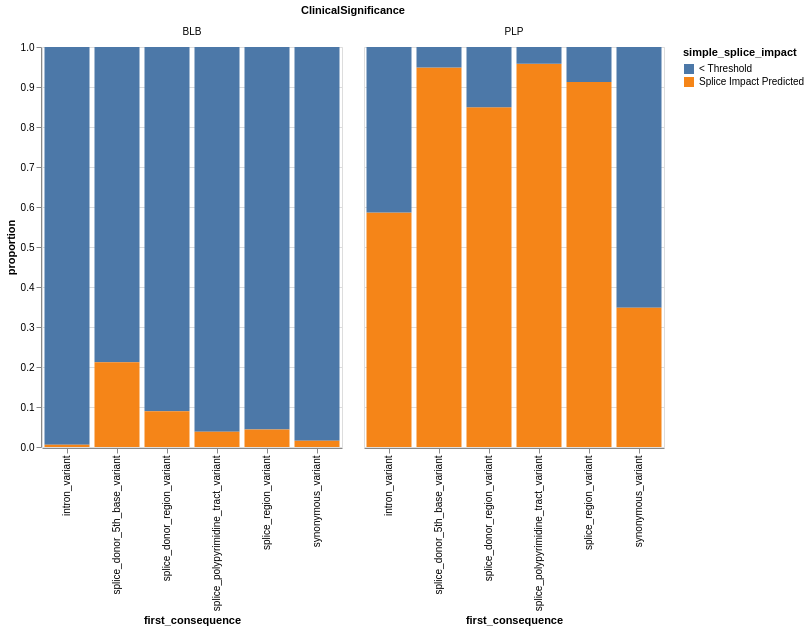
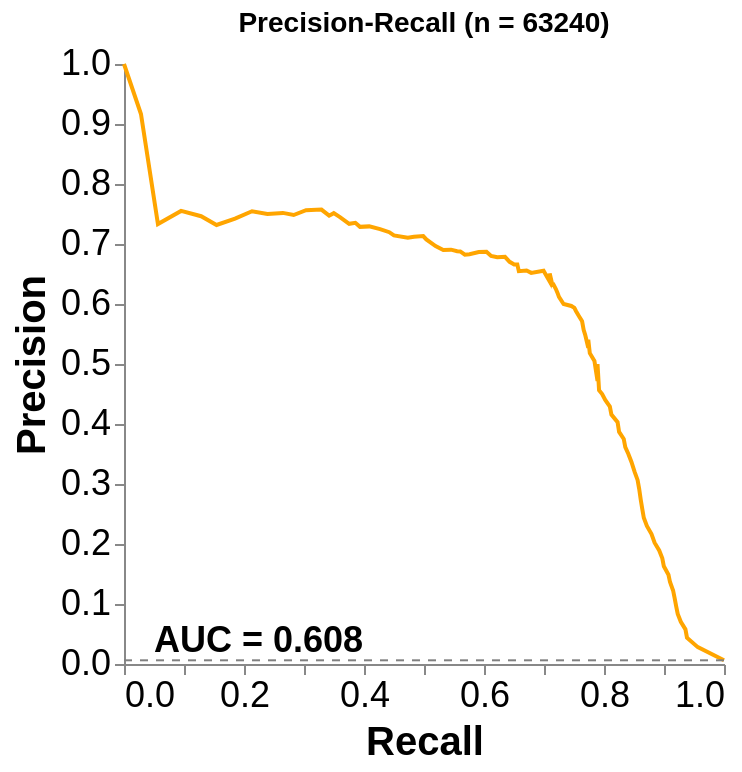
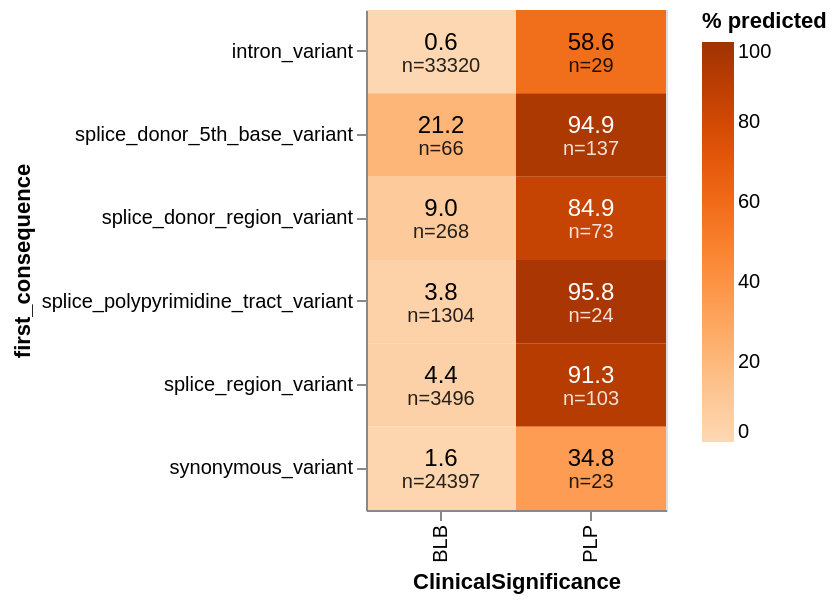
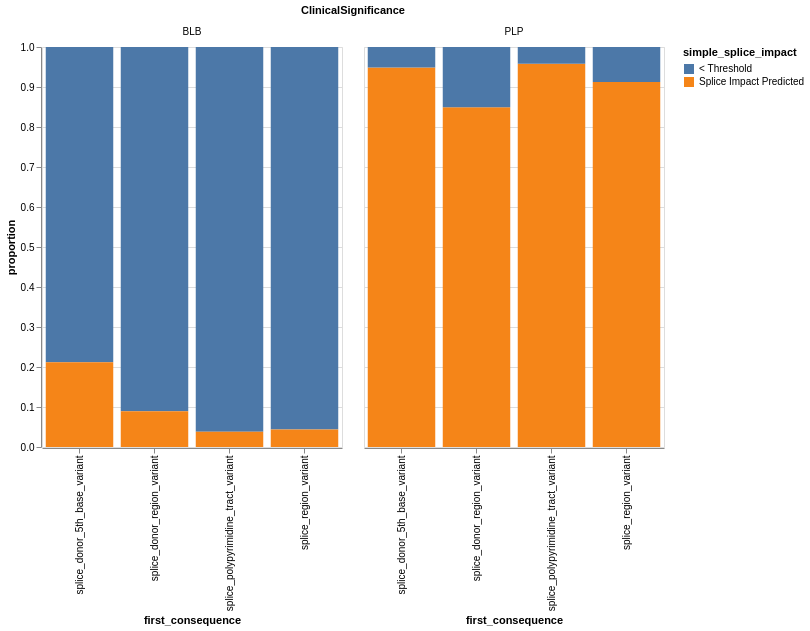

Notebook source saved alongside these figures, in order:
### Code cell
for key in to_filter.keys():

    filtered_df = final_df[final_df['first_consequence'].isin(to_filter[key])]
    
    #df_for_analysis = dfs_for_analysis[key]
    #final_df = pd.merge(for_vcf, df_for_analysis, on=['pos_id', 'pos', 'GeneSymbol'], how='inner')[['Name', 'GeneSymbol', 'chrom', 'ClinicalSignificance', 'ReviewStatus', 'pos', 'ref', 'alt', 'hgvs_c', 'aa_change', 'pos_id', 'Consequence','first_consequence','intronic_dist', 'maxSpliceAI', 'splice_impact', 'simple_splice_impact', 'YearLastEvaluated']]

    filtered_df = filtered_df[~((filtered_df['intronic_dist'].isin(['1', '2'])))] #Removes canonical splice variants that may have been misannotated by filtering on distance to coding sequence

    
    if intron_subset:
        filtered_df.loc[(filtered_df['first_consequence'] == 'intron_variant') & (filtered_df['intronic_dist'] >=  50), 'first_consequence'] = 'deep_intron'
        filtered_df.loc[(filtered_df['first_consequence'] == 'intron_variant') & (filtered_df['intronic_dist'] < 50), 'first_consequence'] = 'near_intron'
    
    
    print(f'-----{key}-----')
    
    bar_plot, proportion_df = consequence_bars(filtered_df, key)
    pr_curve = make_pr_curve(filtered_df)
    proportion_map = heatmap(proportion_df)

    if save_plots:
        to_save={'ProportionBars': bar_plot,
                 'PrecisionRecall': pr_curve,
                 'Heatmap': proportion_map
                }

        for item in to_save.keys():
            save_string=f'/net/bbi/vol1/home/ivanw314/work/20260428_SpliceAI_ClinVar_benchmark_supporting_files/figs/{figure_date_of_record}_{key}_{item}_AllClinVar_IntronsSubsetted.png'

            to_save[item].save(save_string)

### Figure 1 — Vega-Lite specification as saved in the notebook (floating-point values rounded to 4 significant figures)
{"config": {"view": {"continuousWidth": 300, "continuousHeight": 300}}, "data": {"name": "data-4ef821a990f1288147557a9fe426f24e"}, "facet": {"field": "ClinicalSignificance", "type": "nominal"}, "spec": {"mark": {"type": "bar"}, "encoding": {"color": {"field": "simple_splice_impact", "type": "nominal"}, "x": {"field": "first_consequence", "type": "nominal"}, "y": {"field": "proportion", "type": "quantitative"}}, "height": 400, "width": 300}, "$schema": "https://vega.github.io/schema/vega-lite/v5.20.1.json", "datasets": {"data-4ef821a990f1288147557a9fe426f24e": [{"first_consequence": "intron_variant", "ClinicalSignificance": "BLB", "simple_splice_impact": "< Threshold", "count": 33134, "proportion": 0.9944, "total_count": 33320}, {"first_consequence": "intron_variant", "ClinicalSignificance": "BLB", "simple_splice_impact": "Splice Impact Predicted", "count": 186, "proportion": 0.005582, "total_count": 33320}, {"first_consequence": "intron_variant", "ClinicalSignificance": "PLP", "simple_splice_impact": "Splice Impact Predicted", "count": 17, "proportion": 0.5862, "total_count": 29}, {"first_consequence": "intron_variant", "ClinicalSignificance": "PLP", "simple_splice_impact": "< Threshold", "count": 12, "proportion": 0.4138, "total_count": 29}, {"first_consequence": "splice_donor_5th_base_variant", "ClinicalSignificance": "BLB", "simple_splice_impact": "< Threshold", "count": 52, "proportion": 0.7879, "total_count": 66}, {"first_consequence": "splice_donor_5th_base_variant", "ClinicalSignificance": "BLB", "simple_splice_impact": "Splice Impact Predicted", "count": 14, "proportion": 0.2121, "total_count": 66}, {"first_consequence": "splice_donor_5th_base_variant", "ClinicalSignificance": "PLP", "simple_splice_impact": "Splice Impact Predicted", "count": 130, "proportion": 0.9489, "total_count": 137}, {"first_consequence": "splice_donor_5th_base_variant", "ClinicalSignificance": "PLP", "simple_splice_impact": "< Threshold", "count": 7, "proportion": 0.05109, "total_count": 137}, {"first_consequence": "splice_donor_region_variant", "ClinicalSignificance": "BLB", "simple_splice_impact": "< Threshold", "count": 244, "proportion": 0.9104, "total_count": 268}, {"first_consequence": "splice_donor_region_variant", "ClinicalSignificance": "BLB", "simple_splice_impact": "Splice Impact Predicted", "count": 24, "proportion": 0.08955, "total_count": 268}, {"first_consequence": "splice_donor_region_variant", "ClinicalSignificance": "PLP", "simple_splice_impact": "Splice Impact Predicted", "count": 62, "proportion": 0.8493, "total_count": 73}, {"first_consequence": "splice_donor_region_variant", "ClinicalSignificance": "PLP", "simple_splice_impact": "< Threshold", "count": 11, "proportion": 0.1507, "total_count": 73}, {"first_consequence": "splice_polypyrimidine_tract_variant", "ClinicalSignificance": "BLB", "simple_splice_impact": "< Threshold", "count": 1254, "proportion": 0.9617, "total_count": 1304}, {"first_consequence": "splice_polypyrimidine_tract_variant", "ClinicalSignificance": "BLB", "simple_splice_impact": "Splice Impact Predicted", "count": 50, "proportion": 0.03834, "total_count": 1304}, {"first_consequence": "splice_polypyrimidine_tract_variant", "ClinicalSignificance": "PLP", "simple_splice_impact": "Splice Impact Predicted", "count": 23, "proportion": 0.9583, "total_count": 24}, {"first_consequence": "splice_polypyrimidine_tract_variant", "ClinicalSignificance": "PLP", "simple_splice_impact": "< Threshold", "count": 1, "proportion": 0.04167, "total_count": 24}, {"first_consequence": "splice_region_variant", "ClinicalSignificance": "BLB", "simple_splice_impact": "< Threshold", "count": 3342, "proportion": 0.9559, "total_count": 3496}, {"first_consequence": "splice_region_variant", "ClinicalSignificance": "BLB", "simple_splice_impact": "Splice Impact Predicted", "count": 154, "proportion": 0.04405, "total_count": 3496}, {"first_consequence": "splice_region_variant", "ClinicalSignificance": "PLP", "simple_splice_impact": "Splice Impact Predicted", "count": 94, "proportion": 0.9126, "total_count": 103}, {"first_consequence": "splice_region_variant", "ClinicalSignificance": "PLP", "simple_splice_impact": "< Threshold", "count": 9, "proportion": 0.08738, "total_count": 103}, {"first_consequence": "synonymous_variant", "ClinicalSignificance": "BLB", "simple_splice_impact": "< Threshold", "count": 24015, "proportion": 0.9843, "total_count": 24397}, {"first_consequence": "synonymous_variant", "ClinicalSignificance": "BLB", "simple_splice_impact": "Splice Impact Predicted", "count": 382, "proportion": 0.01566, "total_count": 24397}, {"first_consequence": "synonymous_variant", "ClinicalSignificance": "PLP", "simple_splice_impact": "< Threshold", "count": 15, "proportion": 0.6522, "total_count": 23}, {"first_consequence": "synonymous_variant", "ClinicalSignificance": "PLP", "simple_splice_impact": "Splice Impact Predicted", "count": 8, "proportion": 0.3478, "total_count": 23}]}}

### Figure 2 — Vega-Lite specification as saved in the notebook (floating-point values rounded to 4 significant figures)
{"config": {"view": {"continuousWidth": 300, "continuousHeight": 300, "stroke": null}, "axis": {"grid": false}, "title": {"font": "Arial", "fontSize": 14}}, "layer": [{"data": {"name": "data-03696f8c585ceb21ebf1e61557bbb43c"}, "mark": {"type": "line", "color": "orange"}, "encoding": {"tooltip": [{"field": "Recall", "format": ".3f", "type": "quantitative"}, {"field": "Precision", "format": ".3f", "type": "quantitative"}], "x": {"axis": {"labelFont": "Arial", "labelFontSize": 18, "title": "Recall", "titleFont": "Arial", "titleFontSize": 20}, "field": "Recall", "scale": {"domain": [0, 1]}, "type": "quantitative"}, "y": {"axis": {"labelFont": "Arial", "labelFontSize": 18, "title": "Precision", "titleFont": "Arial", "titleFontSize": 20}, "field": "Precision", "scale": {"domain": [0.005844, 1]}, "type": "quantitative"}}, "title": "Precision-Recall (n = 63240)"}, {"data": {"name": "data-16a130c566da297b824527d83729b828"}, "mark": {"type": "rule", "color": "gray", "strokeDash": [4, 4]}, "encoding": {"y": {"field": "y", "type": "quantitative"}}}, {"data": {"name": "data-48f32f0dc9e2b98ddb37d68abdb1f214"}, "mark": {"type": "text", "align": "left", "baseline": "bottom", "color": "black", "fontSize": 18, "fontWeight": "bold"}, "encoding": {"text": {"field": "text", "type": "nominal"}, "x": {"field": "x", "scale": {"domain": [0, 1]}, "type": "quantitative"}, "y": {"field": "y", "scale": {"domain": [0.005844, 1]}, "type": "quantitative"}}}], "height": 300, "width": 300, "$schema": "https://vega.github.io/schema/vega-lite/v5.20.1.json", "datasets": {"data-03696f8c585ceb21ebf1e61557bbb43c": [{"Recall": 1.0, "Precision": 0.006151}, {"Recall": 0.9563, "Precision": 0.02809}, {"Recall": 0.9383, "Precision": 0.04384}, {"Recall": 0.9357, "Precision": 0.05776}, {"Recall": 0.928, "Precision": 0.07041}, {"Recall": 0.9229, "Precision": 0.08351}, {"Recall": 0.9203, "Precision": 0.09588}, {"Recall": 0.9177, "Precision": 0.1097}, {"Recall": 0.9152, "Precision": 0.1226}, {"Recall": 0.91, "Precision": 0.1366}, {"Recall": 0.9075, "Precision": 0.1487}, {"Recall": 0.8997, "Precision": 0.1629}, {"Recall": 0.8972, "Precision": 0.1762}, {"Recall": 0.892, "Precision": 0.1893}, {"Recall": 0.8843, "Precision": 0.2022}, {"Recall": 0.8792, "Precision": 0.2166}, {"Recall": 0.8715, "Precision": 0.2301}, {"Recall": 0.8663, "Precision": 0.2437}, {"Recall": 0.8638, "Precision": 0.2587}, {"Recall": 0.8612, "Precision": 0.2741}, {"Recall": 0.8586, "Precision": 0.292}, {"Recall": 0.856, "Precision": 0.3063}, {"Recall": 0.8509, "Precision": 0.3207}, {"Recall": 0.8458, "Precision": 0.3367}, {"Recall": 0.8406, "Precision": 0.3501}, {"Recall": 0.8355, "Precision": 0.3615}, {"Recall": 0.8329, "Precision": 0.375}, {"Recall": 0.8252, "Precision": 0.3867}, {"Recall": 0.8226, "Precision": 0.403}, {"Recall": 0.8123, "Precision": 0.4158}, {"Recall": 0.8098, "Precision": 0.4292}, {"Recall": 0.8021, "Precision": 0.4401}, {"Recall": 0.7969, "Precision": 0.4499}, {"Recall": 0.7918, "Precision": 0.4563}, {"Recall": 0.7892, "Precision": 0.4716}, {"Recall": 0.7892, "Precision": 0.4865}, {"Recall": 0.7892, "Precision": 0.5}, {"Recall": 0.7841, "Precision": 0.505}, {"Recall": 0.7763, "Precision": 0.518}, {"Recall": 0.7738, "Precision": 0.5271}, {"Recall": 0.7738, "Precision": 0.5404}, {"Recall": 0.7686, "Precision": 0.5486}, {"Recall": 0.7661, "Precision": 0.557}, {"Recall": 0.7635, "Precision": 0.5712}, {"Recall": 0.7584, "Precision": 0.5796}, {"Recall": 0.7532, "Precision": 0.5884}, {"Recall": 0.7506, "Precision": 0.5935}, {"Recall": 0.7455, "Precision": 0.5967}, {"Recall": 0.7326, "Precision": 0.6}, {"Recall": 0.7249, "Precision": 0.6117}, {"Recall": 0.7224, "Precision": 0.6189}, {"Recall": 0.7198, "Precision": 0.625}, {"Recall": 0.7147, "Precision": 0.629}, {"Recall": 0.7147, "Precision": 0.6347}, {"Recall": 0.7095, "Precision": 0.6374}, {"Recall": 0.7095, "Precision": 0.6509}, {"Recall": 0.6992, "Precision": 0.6554}, {"Recall": 0.6787, "Precision": 0.6519}, {"Recall": 0.671, "Precision": 0.6558}, {"Recall": 0.6581, "Precision": 0.6547}, {"Recall": 0.6555, "Precision": 0.6658}, {"Recall": 0.6504, "Precision": 0.6658}, {"Recall": 0.6427, "Precision": 0.6702}, {"Recall": 0.635, "Precision": 0.6786}, {"Recall": 0.6221, "Precision": 0.6779}, {"Recall": 0.6118, "Precision": 0.68}, {"Recall": 0.6041, "Precision": 0.6871}, {"Recall": 0.5913, "Precision": 0.6866}, {"Recall": 0.5758, "Precision": 0.6829}, {"Recall": 0.5681, "Precision": 0.6821}, {"Recall": 0.5604, "Precision": 0.6877}, {"Recall": 0.5553, "Precision": 0.6879}, {"Recall": 0.545, "Precision": 0.6906}, {"Recall": 0.5321, "Precision": 0.69}, {"Recall": 0.5193, "Precision": 0.6966}, {"Recall": 0.5039, "Precision": 0.7076}, {"Recall": 0.4987, "Precision": 0.7132}, {"Recall": 0.4833, "Precision": 0.7121}, {"Recall": 0.473, "Precision": 0.7104}, {"Recall": 0.4499, "Precision": 0.7143}, {"Recall": 0.4422, "Precision": 0.7197}, {"Recall": 0.4267, "Precision": 0.7249}, {"Recall": 0.4087, "Precision": 0.7294}, {"Recall": 0.3933, "Precision": 0.7286}, {"Recall": 0.3856, "Precision": 0.7353}, {"Recall": 0.3753, "Precision": 0.7337}, {"Recall": 0.3599, "Precision": 0.7447}, {"Recall": 0.3496, "Precision": 0.7514}, {"Recall": 0.3419, "Precision": 0.7472}, {"Recall": 0.329, "Precision": 0.7574}, {"Recall": 0.3033, "Precision": 0.7564}, {"Recall": 0.2828, "Precision": 0.7483}, {"Recall": 0.2648, "Precision": 0.7518}, {"Recall": 0.2391, "Precision": 0.75}, {"Recall": 0.2134, "Precision": 0.7545}, {"Recall": 0.1851, "Precision": 0.7423}, {"Recall": 0.1542, "Precision": 0.7317}, {"Recall": 0.1285, "Precision": 0.7463}, {"Recall": 0.09512, "Precision": 0.7551}, {"Recall": 0.05656, "Precision": 0.7333}, {"Recall": 0.02828, "Precision": 0.9167}, {"Recall": 0.0, "Precision": 1.0}], "data-16a130c566da297b824527d83729b828": [{"y": 0.006151}], "data-48f32f0dc9e2b98ddb37d68abdb1f214": [{"x": 0.05, "y": 0.006766, "text": "AUC = 0.608"}]}}

### Figure 3 — Vega-Lite specification as saved in the notebook (floating-point values rounded to 4 significant figures)
{"config": {"view": {"continuousWidth": 300, "continuousHeight": 300}}, "layer": [{"mark": {"type": "rect"}, "encoding": {"color": {"field": "pct", "legend": {"title": "% predicted"}, "scale": {"domain": [0, 100], "scheme": "oranges"}, "type": "quantitative"}, "x": {"field": "ClinicalSignificance", "type": "nominal"}, "y": {"field": "first_consequence", "type": "nominal"}}}, {"mark": {"type": "text", "dy": -5, "fontSize": 12}, "encoding": {"color": {"condition": {"test": "(datum.pct > 60)", "value": "white"}, "value": "black"}, "text": {"field": "pct", "format": ".1f", "type": "quantitative"}, "x": {"field": "ClinicalSignificance", "type": "nominal"}, "y": {"field": "first_consequence", "type": "nominal"}}}, {"mark": {"type": "text", "dy": 7, "fontSize": 10, "opacity": 0.85}, "encoding": {"color": {"condition": {"test": "(datum.pct > 60)", "value": "white"}, "value": "black"}, "text": {"field": "n_label", "type": "nominal"}, "x": {"field": "ClinicalSignificance", "type": "nominal"}, "y": {"field": "first_consequence", "type": "nominal"}}, "transform": [{"calculate": "\"n=\" + datum.total_count", "as": "n_label"}]}], "data": {"name": "data-53abffca025828299bbe5d31372005ab"}, "height": 250, "width": 150, "$schema": "https://vega.github.io/schema/vega-lite/v5.20.1.json", "datasets": {"data-53abffca025828299bbe5d31372005ab": [{"first_consequence": "intron_variant", "ClinicalSignificance": "PLP", "simple_splice_impact": "Splice Impact Predicted", "count": 17, "proportion": 0.5862, "total_count": 29, "pct": 58.62}, {"first_consequence": "splice_donor_5th_base_variant", "ClinicalSignificance": "PLP", "simple_splice_impact": "Splice Impact Predicted", "count": 130, "proportion": 0.9489, "total_count": 137, "pct": 94.89}, {"first_consequence": "splice_donor_region_variant", "ClinicalSignificance": "PLP", "simple_splice_impact": "Splice Impact Predicted", "count": 62, "proportion": 0.8493, "total_count": 73, "pct": 84.93}, {"first_consequence": "splice_polypyrimidine_tract_variant", "ClinicalSignificance": "PLP", "simple_splice_impact": "Splice Impact Predicted", "count": 23, "proportion": 0.9583, "total_count": 24, "pct": 95.83}, {"first_consequence": "splice_region_variant", "ClinicalSignificance": "PLP", "simple_splice_impact": "Splice Impact Predicted", "count": 94, "proportion": 0.9126, "total_count": 103, "pct": 91.26}, {"first_consequence": "synonymous_variant", "ClinicalSignificance": "PLP", "simple_splice_impact": "Splice Impact Predicted", "count": 8, "proportion": 0.3478, "total_count": 23, "pct": 34.78}, {"first_consequence": "intron_variant", "ClinicalSignificance": "BLB", "simple_splice_impact": "Splice Impact Predicted", "count": 186, "proportion": 0.005582, "total_count": 33320, "pct": 0.5582}, {"first_consequence": "splice_donor_5th_base_variant", "ClinicalSignificance": "BLB", "simple_splice_impact": "Splice Impact Predicted", "count": 14, "proportion": 0.2121, "total_count": 66, "pct": 21.21}, {"first_consequence": "splice_donor_region_variant", "ClinicalSignificance": "BLB", "simple_splice_impact": "Splice Impact Predicted", "count": 24, "proportion": 0.08955, "total_count": 268, "pct": 8.955}, {"first_consequence": "splice_polypyrimidine_tract_variant", "ClinicalSignificance": "BLB", "simple_splice_impact": "Splice Impact Predicted", "count": 50, "proportion": 0.03834, "total_count": 1304, "pct": 3.834}, {"first_consequence": "splice_region_variant", "ClinicalSignificance": "BLB", "simple_splice_impact": "Splice Impact Predicted", "count": 154, "proportion": 0.04405, "total_count": 3496, "pct": 4.405}, {"first_consequence": "synonymous_variant", "ClinicalSignificance": "BLB", "simple_splice_impact": "Splice Impact Predicted", "count": 382, "proportion": 0.01566, "total_count": 24397, "pct": 1.566}]}}

### Figure 4 — Vega-Lite specification as saved in the notebook (floating-point values rounded to 4 significant figures)
{"config": {"view": {"continuousWidth": 300, "continuousHeight": 300}}, "data": {"name": "data-34820467493351a4a201736bf2b1c7d0"}, "facet": {"field": "ClinicalSignificance", "type": "nominal"}, "spec": {"mark": {"type": "bar"}, "encoding": {"color": {"field": "simple_splice_impact", "type": "nominal"}, "x": {"field": "first_consequence", "type": "nominal"}, "y": {"field": "proportion", "type": "quantitative"}}, "height": 400, "width": 300}, "$schema": "https://vega.github.io/schema/vega-lite/v5.20.1.json", "datasets": {"data-34820467493351a4a201736bf2b1c7d0": [{"first_consequence": "splice_donor_5th_base_variant", "ClinicalSignificance": "BLB", "simple_splice_impact": "< Threshold", "count": 52, "proportion": 0.7879, "total_count": 66}, {"first_consequence": "splice_donor_5th_base_variant", "ClinicalSignificance": "BLB", "simple_splice_impact": "Splice Impact Predicted", "count": 14, "proportion": 0.2121, "total_count": 66}, {"first_consequence": "splice_donor_5th_base_variant", "ClinicalSignificance": "PLP", "simple_splice_impact": "Splice Impact Predicted", "count": 130, "proportion": 0.9489, "total_count": 137}, {"first_consequence": "splice_donor_5th_base_variant", "ClinicalSignificance": "PLP", "simple_splice_impact": "< Threshold", "count": 7, "proportion": 0.05109, "total_count": 137}, {"first_consequence": "splice_donor_region_variant", "ClinicalSignificance": "BLB", "simple_splice_impact": "< Threshold", "count": 244, "proportion": 0.9104, "total_count": 268}, {"first_consequence": "splice_donor_region_variant", "ClinicalSignificance": "BLB", "simple_splice_impact": "Splice Impact Predicted", "count": 24, "proportion": 0.08955, "total_count": 268}, {"first_consequence": "splice_donor_region_variant", "ClinicalSignificance": "PLP", "simple_splice_impact": "Splice Impact Predicted", "count": 62, "proportion": 0.8493, "total_count": 73}, {"first_consequence": "splice_donor_region_variant", "ClinicalSignificance": "PLP", "simple_splice_impact": "< Threshold", "count": 11, "proportion": 0.1507, "total_count": 73}, {"first_consequence": "splice_polypyrimidine_tract_variant", "ClinicalSignificance": "BLB", "simple_splice_impact": "< Threshold", "count": 1254, "proportion": 0.9617, "total_count": 1304}, {"first_consequence": "splice_polypyrimidine_tract_variant", "ClinicalSignificance": "BLB", "simple_splice_impact": "Splice Impact Predicted", "count": 50, "proportion": 0.03834, "total_count": 1304}, {"first_consequence": "splice_polypyrimidine_tract_variant", "ClinicalSignificance": "PLP", "simple_splice_impact": "Splice Impact Predicted", "count": 23, "proportion": 0.9583, "total_count": 24}, {"first_consequence": "splice_polypyrimidine_tract_variant", "ClinicalSignificance": "PLP", "simple_splice_impact": "< Threshold", "count": 1, "proportion": 0.04167, "total_count": 24}, {"first_consequence": "splice_region_variant", "ClinicalSignificance": "BLB", "simple_splice_impact": "< Threshold", "count": 3342, "proportion": 0.9559, "total_count": 3496}, {"first_consequence": "splice_region_variant", "ClinicalSignificance": "BLB", "simple_splice_impact": "Splice Impact Predicted", "count": 154, "proportion": 0.04405, "total_count": 3496}, {"first_consequence": "splice_region_variant", "ClinicalSignificance": "PLP", "simple_splice_impact": "Splice Impact Predicted", "count": 94, "proportion": 0.9126, "total_count": 103}, {"first_consequence": "splice_region_variant", "ClinicalSignificance": "PLP", "simple_splice_impact": "< Threshold", "count": 9, "proportion": 0.08738, "total_count": 103}]}}
